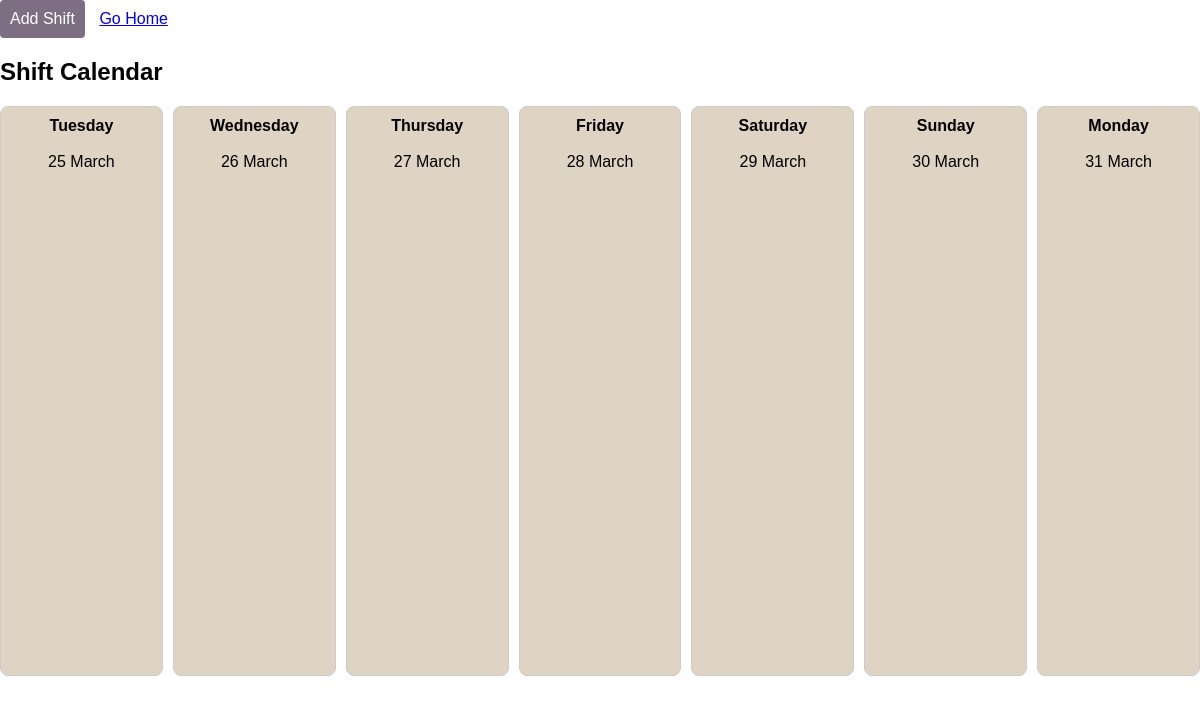
Page /shift/add (signed in) on the earlier database version.
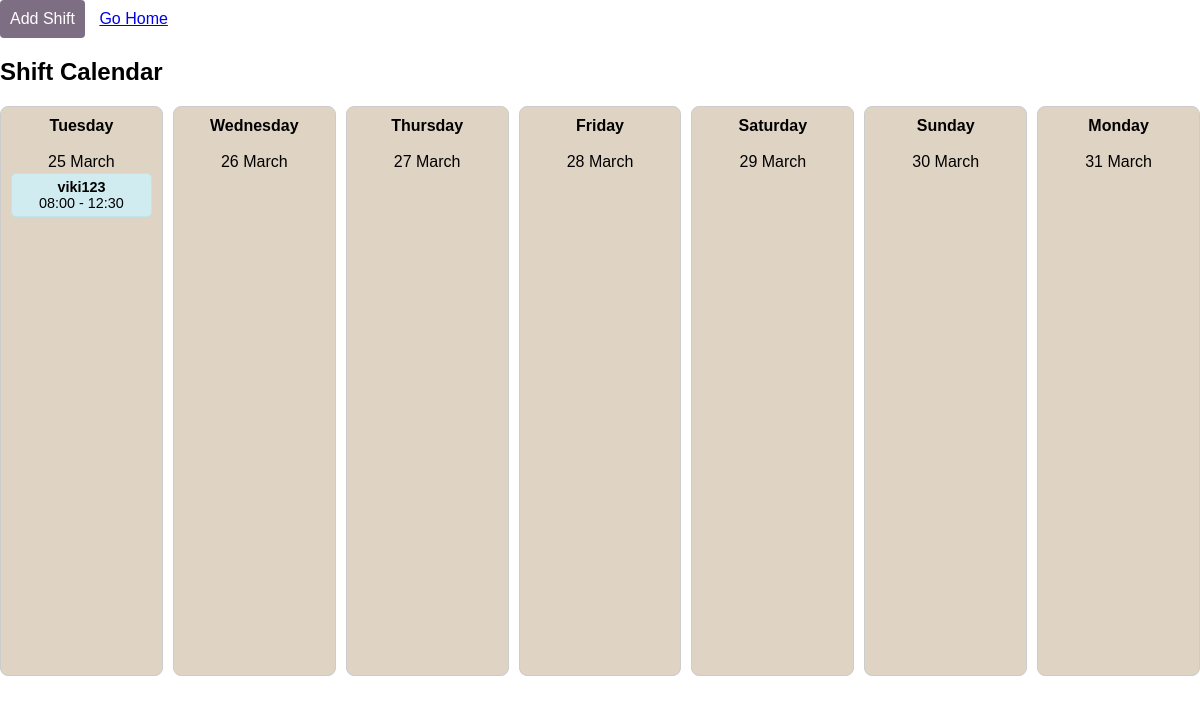
Same page on the later database version.
### app.py (models this page shows, shortened)
class Shifts(db.Model):
    __tablename__ = 'shifts'
    id = db.Column(db.Integer, primary_key=True)
    date = db.Column(db.String(20), nullable=False)
    day = db.Column(db.String(20), nullable=False)
    start_time = db.Column(db.String(20), nullable=False)
    end_time = db.Column(db.String(20), nullable=False)
    user_id = db.Column(db.Integer, db.ForeignKey('users.id'))
    skill = db.Column(db.String(100), nullable=False)

class Users(db.Model, UserMixin):
    __tablename__ = 'users'
    id = db.Column(db.Integer, primary_key=True)
    username = db.Column(db.String(20), nullable=False, unique=True)
    name = db.Column(db.String(200), nullable=False)
    email = db.Column(db.String(120), nullable=False, unique=True)
    password_hash = db.Column(db.String(128))
    role = db.Column(db.String(20), nullable=False, default='employee')
    shifts = db.relationship('Shifts', backref='user', lazy=True)
    skill = db.Column(db.String(200), nullable=True)
    @property
    def password(self):
        raise AttributeError('password is not a readable attribute')

### app.py (the view, shortened to what this page needs)
@app.route('/shift/add', methods=['GET', 'POST'])
@login_required
def add_shift():
    if current_user.role != 'manager':
        flash("Access Denied: Only managers can add shifts.")
        return redirect(url_for('home'))
    users = Users.query.all()
    shifts = Shifts.query.all()
    today = datetime.now()
    calendar_days = [today + timedelta(days=i) for i in range(7)]
    return render_template('add_shift.html', users=users, shifts=shifts, calendar_days=calendar_days)

### app.py (called while the page is built)
@login_manager.user_loader
def load_user(user_id):
	return Users.query.get(int(user_id))

### templates/add_shift.html (shortened to what this page needs)
<!DOCTYPE html>
<html lang="en">
<head>
    <link rel="stylesheet" href="{{ url_for('static', filename='css/add_shift.css') }}">
</head>
<body>
    <button id="openModal">Add Shift</button>
    <a href="{{ url_for('dashboard') }}" class="btn btn-secondary" style="margin-left: 10px;">Go Home</a>
    <h2>Shift Calendar</h2>
    {% include 'calendar.html' %}
</body>
</html>

### templates/calendar.html
<div class="calendar">
    {% for day in calendar_days %}
        <div class="day">
            <strong>{{ day.strftime('%A') }}</strong><br>
            <span>{{ day.strftime('%d %B') }}</span>
            {% for shift in shifts %}
                {% if shift.date == day.strftime('%Y-%m-%d') %}
                    <div class="shift" data-id="{{ shift.id }}" data-date="{{ shift.date }}" data-start="{{ shift.start_time }}" data-end="{{ shift.end_time }}" data-user="{{ shift.user.id }}">
                        <strong>{{ shift.user.name }}</strong><br>
                        {{ shift.start_time }} - {{ shift.end_time }}
                    </div>
                {% endif %}
            {% endfor %}
        </div>
    {% endfor %}
</div>

Differences in the rows shown:
added Shifts: user.name "viki123", start_time "08:00", end_time "12:30"
